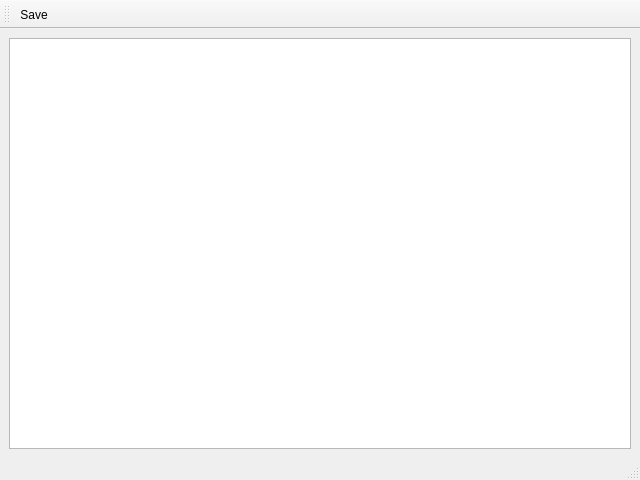
<?xml version="1.0" encoding="UTF-8"?>
<ui version="4.0">
 <class>QReportGenerator</class>
 <widget class="QMainWindow" name="QReportGenerator">
  <property name="geometry">
   <rect>
    <x>0</x>
    <y>0</y>
    <width>640</width>
    <height>480</height>
   </rect>
  </property>
  <property name="windowTitle">
   <string>MainWindow</string>
  </property>
  <widget class="QWidget" name="centralwidget">
   <layout class="QGridLayout" name="gridLayout">
    <item row="0" column="0">
     <widget class="QTextEdit" name="textEdit"/>
    </item>
   </layout>
  </widget>
  <widget class="QMenuBar" name="menubar">
   <property name="geometry">
    <rect>
     <x>0</x>
     <y>0</y>
     <width>640</width>
     <height>25</height>
    </rect>
   </property>
  </widget>
  <widget class="QStatusBar" name="statusbar"/>
  <widget class="QToolBar" name="toolBar">
   <property name="windowTitle">
    <string>toolBar</string>
   </property>
   <attribute name="toolBarArea">
    <enum>TopToolBarArea</enum>
   </attribute>
   <attribute name="toolBarBreak">
    <bool>false</bool>
   </attribute>
   <addaction name="actionSave"/>
  </widget>
  <action name="actionSave">
   <property name="icon">
    <iconset resource="../VSA/vsa_resources.qrc">
     <normaloff>:/Icons/Icons/Save-icon.png</normaloff>:/Icons/Icons/Save-icon.png</iconset>
   </property>
   <property name="text">
    <string>Save</string>
   </property>
  </action>
 </widget>
 <resources>
  <include location="../VSA/vsa_resources.qrc"/>
 </resources>
 <connections/>
</ui>
